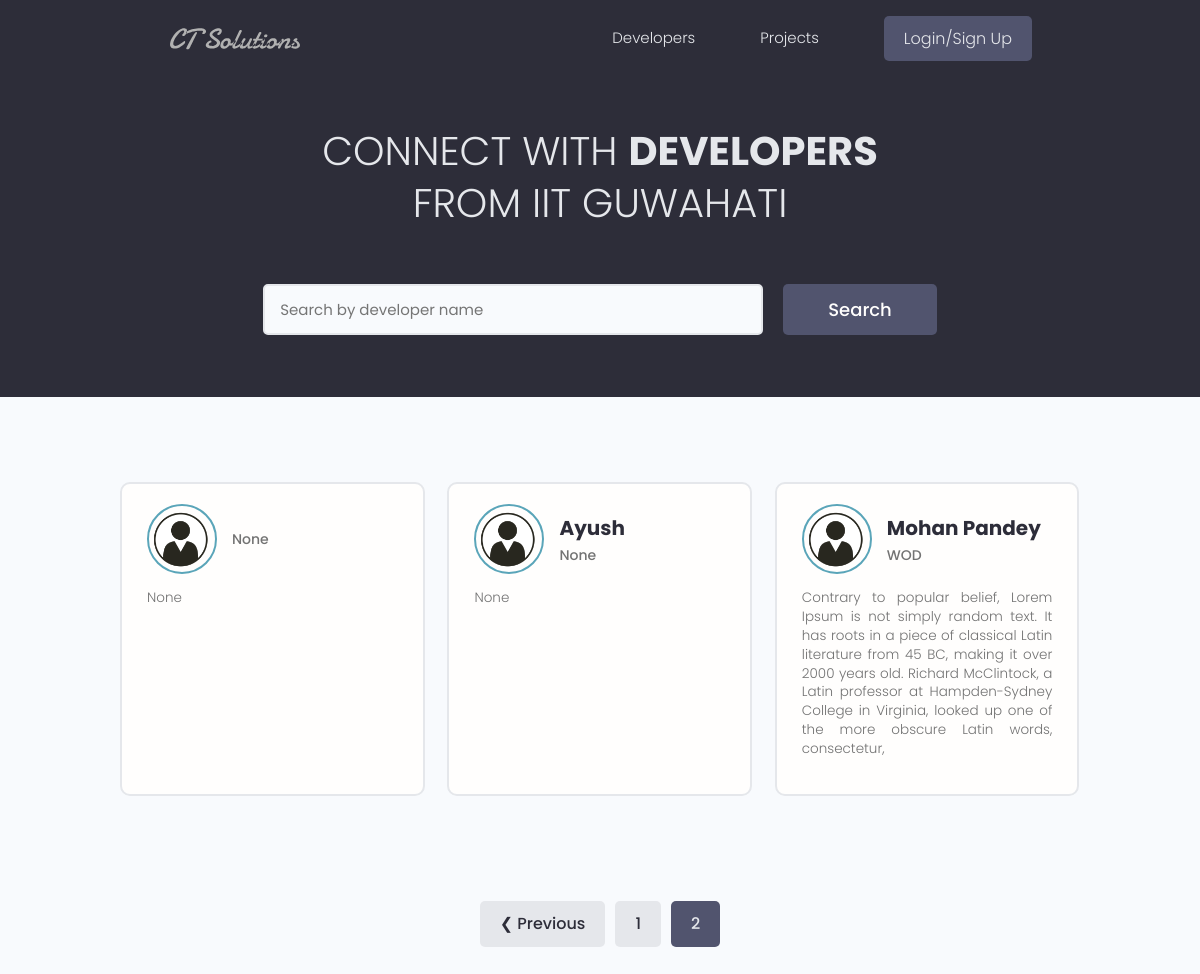
The app's page /?page=3, older data.
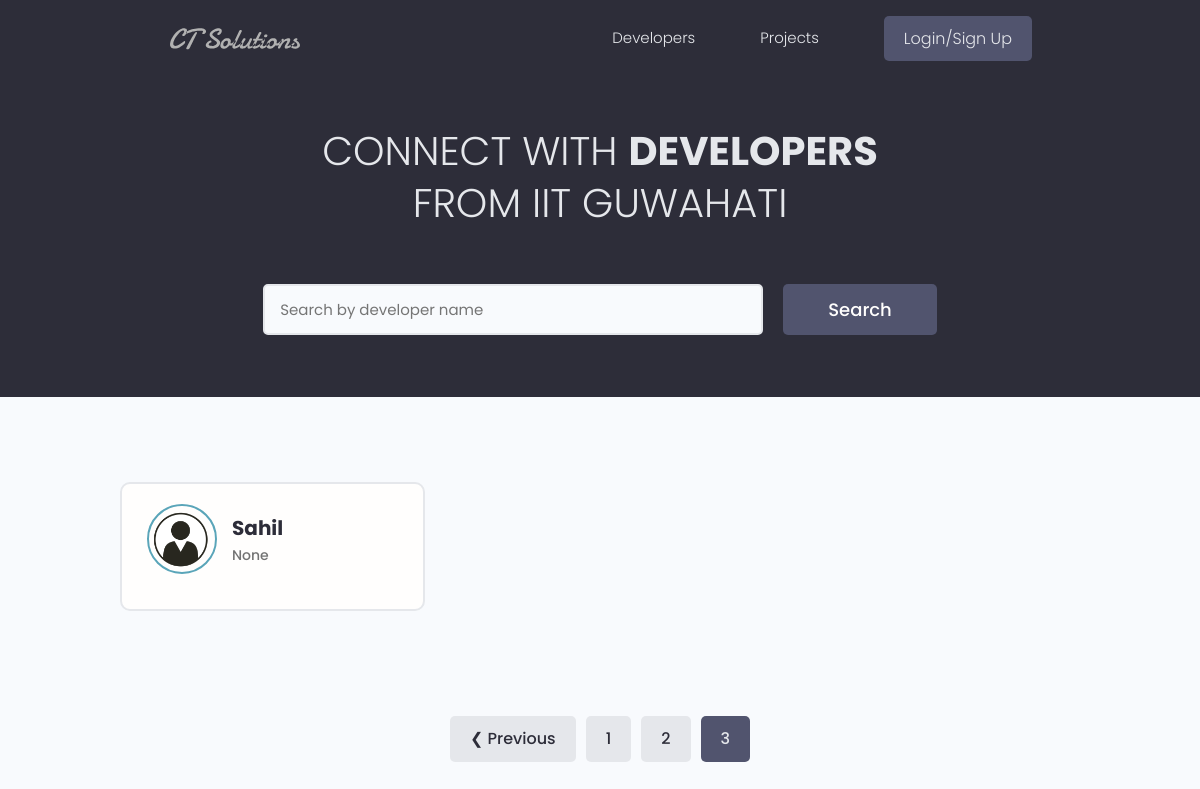
The same page, newer data.
### users/models.py (models this page shows, shortened)
class Profile(models.Model):
    user = models.OneToOneField(User, on_delete=models.CASCADE, null=True, blank=True)
    name = models.CharField(max_length=200, null=True, blank=True)
    email = models.EmailField(max_length=500, blank=True, null=True)
    username = models.CharField(max_length=200, null=True, blank=True)
    location = models.CharField(max_length=200, null=True, blank=True)
    short_intro = models.CharField(max_length=500, blank=True, null=True)
    bio = models.TextField(blank=True, null=True)
    profile_image = models.ImageField(null=True, blank=True, upload_to='profiles/', default='profiles/user-default.png')
    social_github = models.CharField(max_length=200, null=True, blank=True)
    social_twitter = models.CharField(max_length=200, null=True, blank=True)
    social_linkedin = models.CharField(max_length=200, null=True, blank=True)
    social_youtube = models.CharField(max_length=200, null=True, blank=True)
    social_website = models.CharField(max_length=200, null=True, blank=True)
    created = models.DateTimeField(auto_now_add=True)
    id = models.UUIDField(default = uuid.uuid4, unique = True, primary_key=True, editable=False)
    class Meta:
        ordering = ['created']

### users/views.py (the view)
# urls.py: path('', views.profiles, name='profiles'),
def profiles(request):
    profiles, search_query = searchProfiles(request)
    custom_range, profiles = paginateProfiles(request, profiles, 3)
    context = {'profiles':profiles, 'search_query':search_query,
                'custom_range':custom_range}
    return render(request, 'users/profiles.html', context)

### users/utils.py (called while the page is built)
def paginateProfiles(request, profiles, results):
    page = request.GET.get('page')
    paginator = Paginator(profiles, results)
    try:
        profiles = paginator.page(page)
    except PageNotAnInteger: # If page not an integer go to the first page
        page = 1
        profiles = paginator.page(page)
    except EmptyPage: # If number of page entered is more than the available pages
        page = paginator.num_pages # Go to last page
        profiles = paginator.page(page)
    leftIndex = (int(page) - 4)
    if leftIndex < 1:
        leftIndex = 1
    rightIndex = (int(page) + 5)
    if rightIndex > paginator.num_pages:
        rightIndex = paginator.num_pages + 1
    custom_range = range(leftIndex, rightIndex)
    return custom_range, profiles

def searchProfiles(request):
    search_query = ''
    if request.GET.get('search_query'):
        search_query = request.GET.get('search_query')
    skills = Skill.objects.filter(name__icontains=search_query)
    profiles = Profile.objects.distinct().filter(
        Q(name__icontains=search_query) |
        Q(short_intro__icontains=search_query) |
        Q(skill__in=skills)
        )
    return profiles, search_query

### users/templates/users/profiles.html (shortened to what this page needs)
{% extends 'main.html' %}
{% block content %}
  <main class="home">
    <section class="hero-section text-center">
      <div class="container container--narrow">
        <div class="hero-section__box">
          <h2>CONNECT WITH <span>DEVELOPERS</span></h2>
          <h2>FROM IIT Guwahati</h2>
        </div>
        <div class="hero-section__search">
          <form id='searchForm' class="form" action="{% url 'profiles' %}" method="get">
            <div class="form__field">
              <input class="input input--text" id="formInput#search" type="text" name="search_query"
                value="{{search_query}}" placeholder="Search by developer name" />
            </div>
            <input class="btn btn--sub btn--lg" type="submit" value="Search" />
          </form>
        </div>
      </div>
    </section>
    <section class="devlist">
        <div class="container">
            <div class="grid grid--three">
            {% for profile in profiles %}
                <div class="column card">
                    <div class="dev">
                    <a href="{% url 'user-profile' profile.id %}" class="card__body">
                        <div class="dev__profile">
                        <img class="avatar avatar--md" src="{{profile.profile_image.url}}" alt="image" />
                        <div class="dev__meta">
                            <h3>{{profile.name}}</h3>
                            <h5>{{profile.short_intro|slice:"60"}}</h5>
                        </div>
                        </div>
                        <p class="dev__info">
                        {{profile.bio|slice:"300"}}
                        </p>
                    </a>
                    </div>
                </div>
            {% endfor %}
            </div>
        </div>
        </section>
        {% include 'pagination.html' with queryset=profiles custom_range=custom_range %}
  </main>
{% endblock content %}

Row changes from the older to the newer data that the page shows:
no longer on this page (row unchanged): Profile: profile_image (placeholder picture), short_intro "None", bio "None"
no longer on this page (row unchanged): Profile: profile_image (placeholder picture), name "Ayush", short_intro "None", bio "None"
no longer on this page (row unchanged): Profile: profile_image (placeholder picture), name "Mohan Pandey", short_intro "WOD", bio "Contrary to popular belief, Lorem Ipsum is not simply random text. It has roots in a piece of classical Latin literature from 45 BC, making it over 2000 years old. Richard McClintock, a Latin professor at Hampden-Sydney College in Virginia, looked up one of the more obscure Latin words, consectetur,"
added Profile: profile_image (placeholder picture), name "Sahil", short_intro "None"
Text that changed along with them:
list line gone: "2"
new list line: "2"
new list line: "3"
